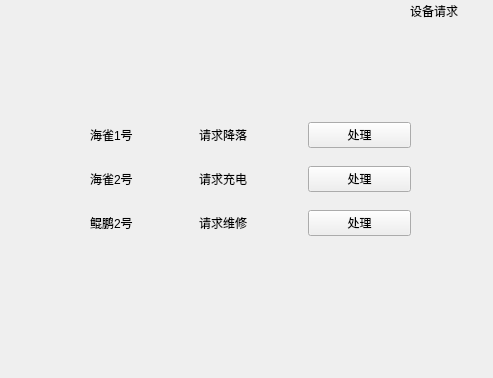
<?xml version="1.0" encoding="UTF-8"?>
<ui version="4.0">
 <class>WarnWidget</class>
 <widget class="QWidget" name="WarnWidget">
  <property name="geometry">
   <rect>
    <x>0</x>
    <y>0</y>
    <width>493</width>
    <height>378</height>
   </rect>
  </property>
  <property name="windowTitle">
   <string>Form</string>
  </property>
  <widget class="QLabel" name="label_7">
   <property name="geometry">
    <rect>
     <x>410</x>
     <y>0</y>
     <width>71</width>
     <height>21</height>
    </rect>
   </property>
   <property name="text">
    <string>设备请求</string>
   </property>
  </widget>
  <widget class="QWidget" name="layoutWidget">
   <property name="geometry">
    <rect>
     <x>90</x>
     <y>110</y>
     <width>321</width>
     <height>141</height>
    </rect>
   </property>
   <layout class="QGridLayout" name="gridLayout">
    <item row="0" column="0">
     <widget class="QLabel" name="label">
      <property name="text">
       <string>海雀1号</string>
      </property>
     </widget>
    </item>
    <item row="0" column="1">
     <widget class="QLabel" name="label_2">
      <property name="text">
       <string>请求降落</string>
      </property>
     </widget>
    </item>
    <item row="0" column="2">
     <widget class="QPushButton" name="pushButton">
      <property name="text">
       <string>处理</string>
      </property>
     </widget>
    </item>
    <item row="1" column="0">
     <widget class="QLabel" name="label_3">
      <property name="text">
       <string>海雀2号</string>
      </property>
     </widget>
    </item>
    <item row="1" column="1">
     <widget class="QLabel" name="label_4">
      <property name="text">
       <string>请求充电</string>
      </property>
     </widget>
    </item>
    <item row="1" column="2">
     <widget class="QPushButton" name="pushButton_2">
      <property name="text">
       <string>处理</string>
      </property>
     </widget>
    </item>
    <item row="2" column="0">
     <widget class="QLabel" name="label_5">
      <property name="text">
       <string>鲲鹏2号</string>
      </property>
     </widget>
    </item>
    <item row="2" column="1">
     <widget class="QLabel" name="label_6">
      <property name="text">
       <string>请求维修</string>
      </property>
     </widget>
    </item>
    <item row="2" column="2">
     <widget class="QPushButton" name="pushButton_3">
      <property name="text">
       <string>处理</string>
      </property>
     </widget>
    </item>
   </layout>
  </widget>
 </widget>
 <resources/>
 <connections/>
</ui>
